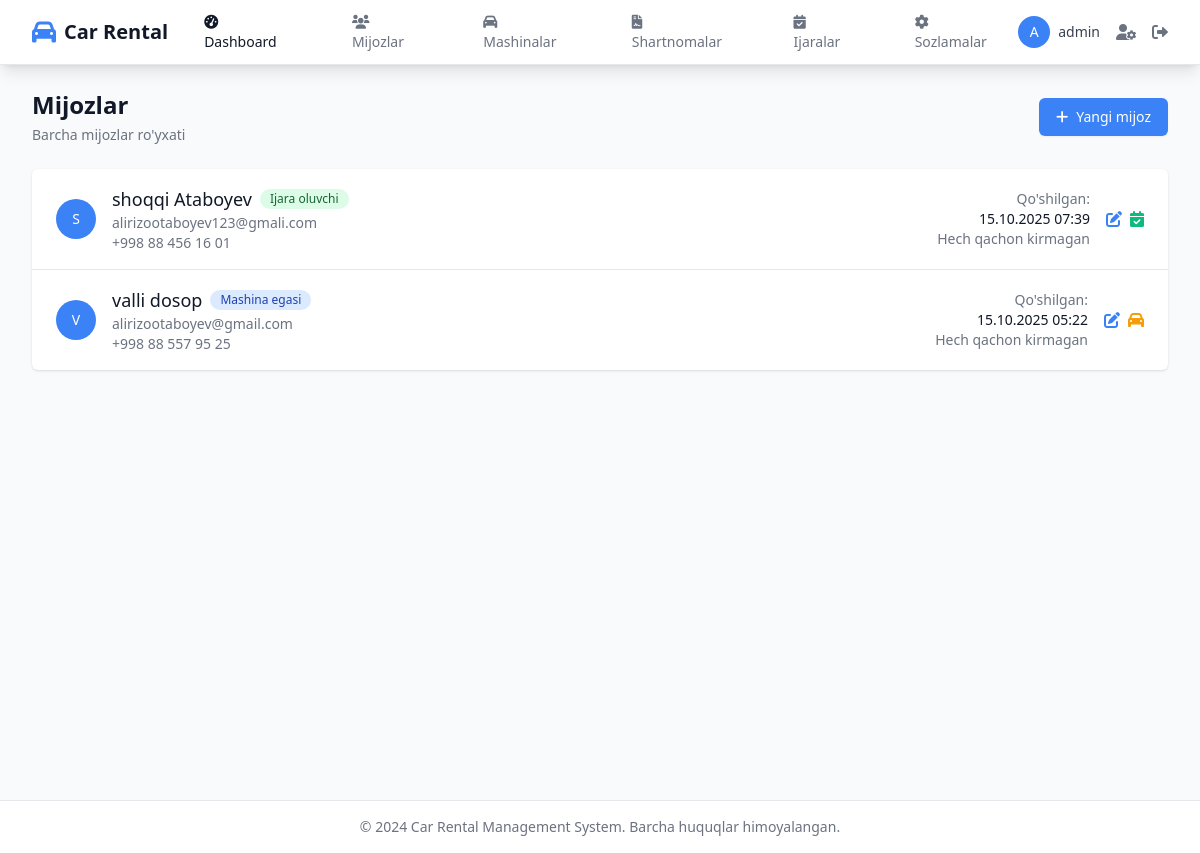
The page /accounts/users/ (signed in) on the database as committed earlier.
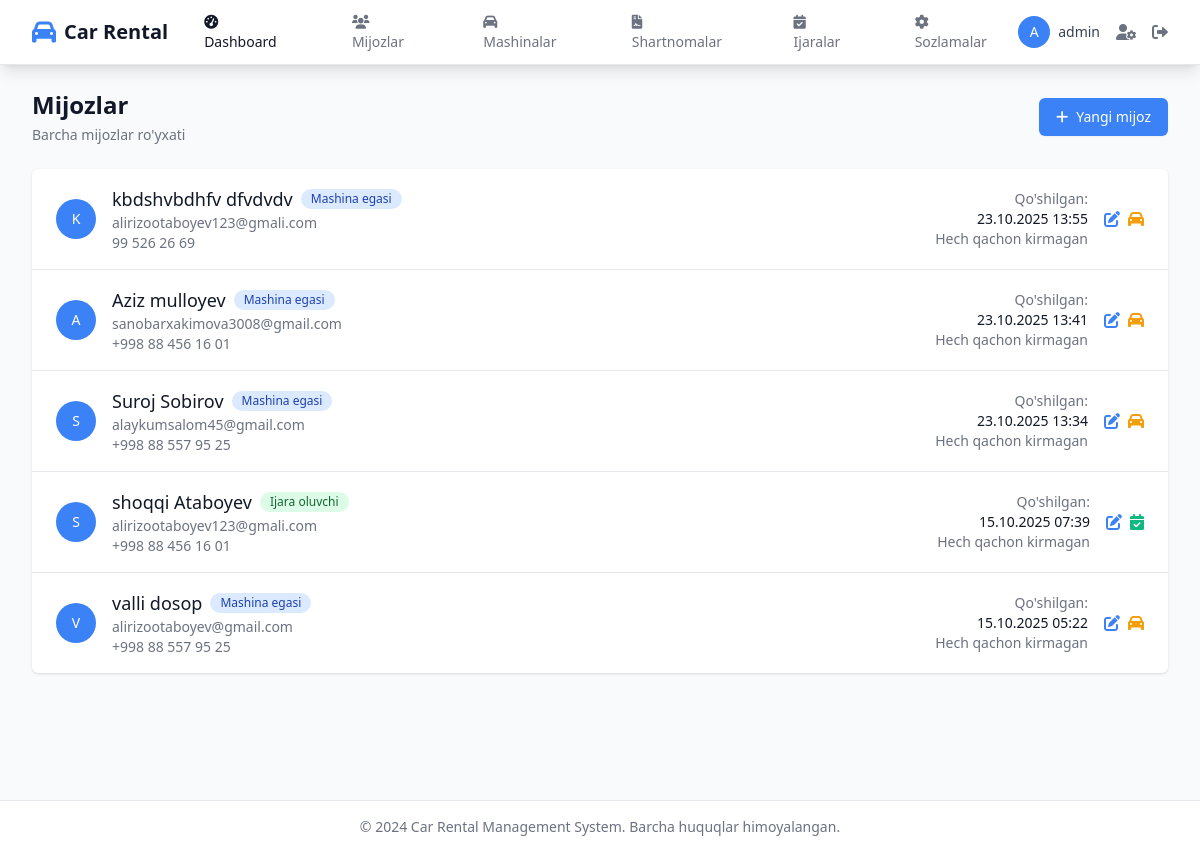
The same page on the database as committed later.
### accounts/models.py (models this page shows, shortened)
class CustomUser(AbstractUser):
    class Roles(models.TextChoices):
        OWNER = "owner", "Mashina egasi"
        RENTER = "renter", "Ijara oluvchi"
    role = models.CharField(max_length=10, choices=Roles.choices)
    phone = models.CharField(max_length=30, blank=True)
    is_verified = models.BooleanField(default=False)

### accounts/views.py (the view)
# urls.py: path('users/', views.users_list, name='users_list'),
@login_required
def users_list(request):
    users = CustomUser.objects.filter(
        role__in=['owner', 'renter']
    ).order_by('-date_joined')
    context = {
        'users': users,
    }
    return render(request, 'accounts/users_list.html', context)

### templates/accounts/users_list.html (shortened to what the changed rows need)
{% extends 'base.html' %}
{% block content %}
<div class="space-y-6">
    <div class="flex justify-between items-center">
        <div>
            <h1 class="text-2xl font-bold text-gray-900">Mijozlar</h1>
        </div>
    </div>
    <div class="bg-white shadow overflow-hidden sm:rounded-md">
        <ul class="divide-y divide-gray-200">
            {% for user in users %}
            {% if user.role != 'admin' %}
            <li>
                <div class="px-4 py-4 sm:px-6 hover:bg-gray-50">
                    <div class="flex items-center justify-between">
                        <div class="flex items-center">
                            <div class="flex-shrink-0">
                                <div class="h-10 w-10 rounded-full bg-primary flex items-center justify-center">
                                    <span class="text-white text-sm font-medium">{{ user.username|first|upper }}</span>
                                </div>
                            </div>
                            <div class="ml-4">
                                <div class="flex items-center">
                                    <h3 class="text-lg font-medium text-gray-900">
                                        {{ user.get_full_name|default:user.username }}
                                    </h3>
                                    <span class="ml-2 inline-flex items-center px-2.5 py-0.5 rounded-full text-xs font-medium
                                        {% if user.role == 'owner' %}bg-blue-100 text-blue-800
                                        {% elif user.role == 'renter' %}bg-green-100 text-green-800
                                        {% else %}bg-gray-100 text-gray-800{% endif %}">
                                        {{ user.get_role_display }}
                                    </span>
                                </div>
                                <p class="text-sm text-gray-500">{{ user.email }}</p>
                                {% if user.phone %}
                                <p class="text-sm text-gray-500">{{ user.phone }}</p>
                                {% endif %}
                            </div>
                        </div>
                        <div class="flex items-center space-x-4">
                            <div class="text-right">
                                <p class="text-sm text-gray-500">Qo'shilgan:</p>
                                <p class="text-sm font-medium text-gray-900">{{ user.date_joined|date:"d.m.Y H:i" }}</p>
                                {% if user.last_login %}
                                <p class="text-sm text-gray-500">Oxirgi kirish: {{ user.last_login|date:"d.m.Y H:i" }}</p>
                                {% else %}
                                <p class="text-sm text-gray-500">Hech qachon kirmagan</p>
                                {% endif %}
                            </div>
                            <div class="flex items-center space-x-2">
                                <a href="{% url 'admin:accounts_customuser_change' user.pk %}" class="text-primary hover:text-secondary" title="Tahrirlash">
                                    <i class="fas fa-edit"></i>
                                </a>
                                {% if user.role == 'owner' %}
                                <a href="{% url 'vehicle_list' %}?owner={{ user.pk }}" class="text-warning hover:text-yellow-600" title="Mashinalari">
                                    <i class="fas fa-car"></i>
                                </a>
                                {% endif %}
                                {% if user.role == 'renter' %}
                                <a href="{% url 'booking_list' %}?renter={{ user.pk }}" class="text-success hover:text-green-600" title="Bookinglari">
                                    <i class="fas fa-calendar-check"></i>
                                </a>
                                {% endif %}
                            </div>
                        </div>
                    </div>
                </div>
            </li>
            {% endif %}
            {% endfor %}
        </ul>
    </div>
</div>
{% endblock %}

Rows that differ between the two databases and show on the page:
added CustomUser: username|first "K", get_full_name "kbdshvbdhfv dfvdvdv", role "Mashina egasi", email "alirizootaboyev123@gmali.com", phone "99 526 26 69", date_joined "23.10.2025 13:55", shows "Hech qachon kirmagan"
added CustomUser: username|first "A", get_full_name "Aziz mulloyev", role "Mashina egasi", email "sanobarxakimova3008@gmail.com", phone "+998 88 456 16 01", date_joined "23.10.2025 13:41", shows "Hech qachon kirmagan"
added CustomUser: username|first "S", get_full_name "Suroj Sobirov", role "Mashina egasi", email "alaykumsalom45@gmail.com", phone "+998 88 557 95 25", date_joined "23.10.2025 13:34", shows "Hech qachon kirmagan"
